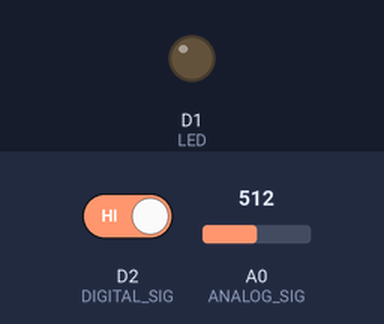
This sketch was run on a simulated ESP8266 (NodeMCU). Parts: output pins drawn as LEDs (lit = HIGH). Inputs (shaded band) come from the test bench; at power-on: D2 (DIGITAL_SIG) HIGH, A0 (ANALOG_SIG) = 512. What the sketch prints to the serial monitor is not drawn.

Above: at 1.2 s.
1.3 s: D2 (DIGITAL_SIG) driven LOW
At 2.1 s:
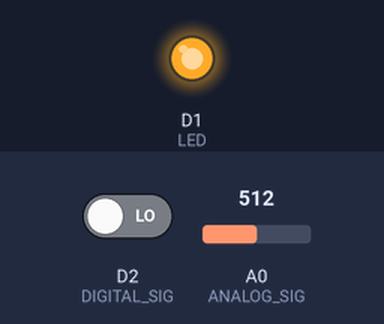
2.8 s: D2 (DIGITAL_SIG) driven HIGH
At 3.2 s:
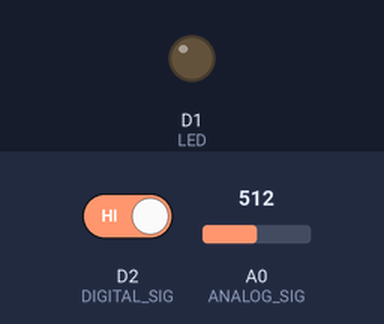
4.3 s: A0 (ANALOG_SIG) set to 544
5.8 s: A0 (ANALOG_SIG) set to 568
Timing chart, 0 to 8.8 s (numbered marks = the images above; inputs shaded):
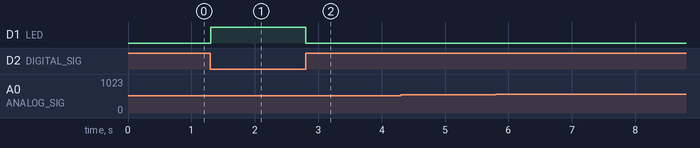

The sketch:

moisture.ino
```cpp
const int LED = D1;             // Warning output
const int ANALOG_SIG = A0;      // Analog signal
const int DIGITAL_SIG = D2;     // Digital signal

void setup() {
  Serial.begin(115200);
  pinMode(LED, OUTPUT);
  pinMode(ANALOG_SIG, INPUT);
  pinMode(DIGITAL_SIG, INPUT);
}

void loop() {
  // Read analog value of soil moisture and convert to percent
  // Read ten times and then takes the average of real value
  int real_value = 0;
  for(int i = 0; i < 9; i++) {
    real_value += analogRead(ANALOG_SIG);
  }
  int value = real_value / 10;

  // Mapping the real analog value (getting by experiments) to percent 0-100
  int percent = map(value, 500, 1023, 0, 100);

  // By default, 100% means dry, 0% means wet. This command to reverse it
  percent = 100 - percent;

  Serial.print("Level of soil moisture (in percent): ");
  Serial.print(percent);
  Serial.print("%");
  Serial.print('\n');

  // Read digital value of soil moisture
  int moistureDigital = digitalRead(DIGITAL_SIG);

  // Turn on LED if detecting moisture
  if(moistureDigital == 0) {
    digitalWrite(LED, HIGH);
  } else {
    digitalWrite(LED, LOW);
  }
}
```

Measured:
- after the input at 1.3 s, D1 (LED): LOW → HIGH at once
- after the input at 2.8 s, D1 (LED): HIGH → LOW at once
